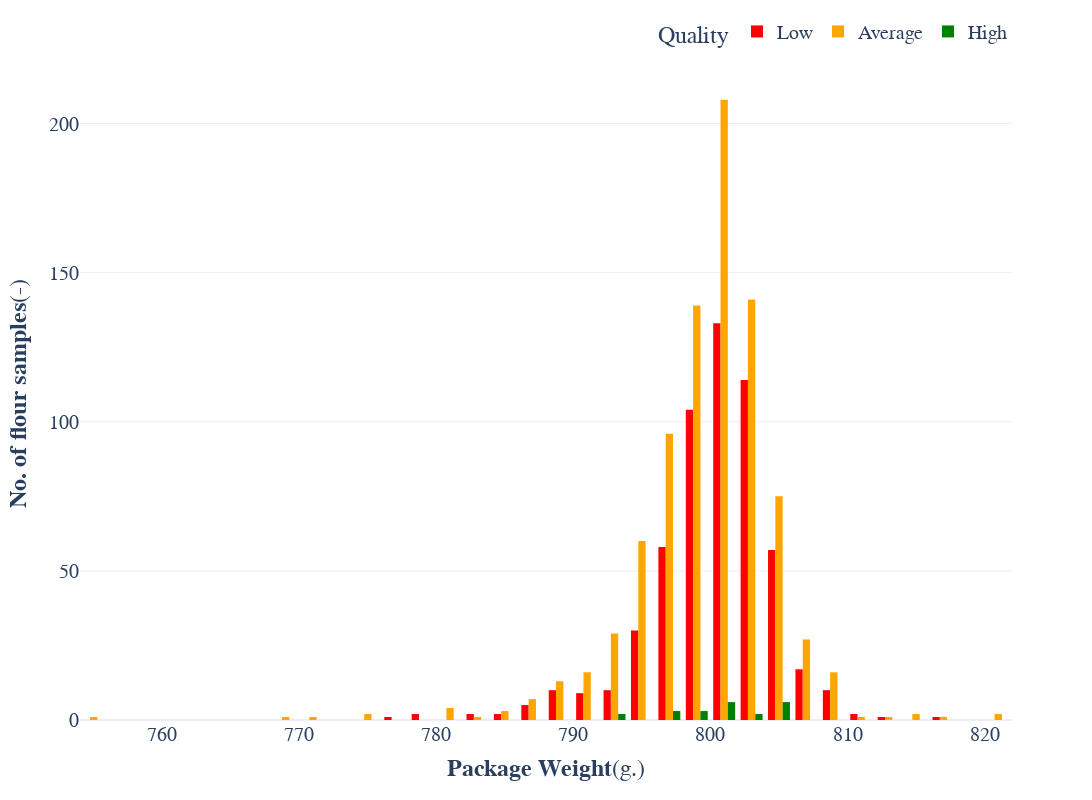

Notebook source saved alongside this figure:
### Markdown cell above
### Plot for Package Weight v/s Quality

### Code cell
fig_pw = px.histogram(flour_data, x="pack_weight", color="Quality", color_discrete_sequence=['red','orange','green'], nbins=50)

fig_pw.update_yaxes(title_text="<b>No. of flour samples</b>(-)")
fig_pw.update_xaxes(title_text="<b>Package Weight</b>(g.)")
fig_pw.update_layout(barmode='group',template='plotly_white', width=1500, height=800, font=dict(family="Courier New, monospace",size=20), legend=dict(orientation="h", yanchor="bottom", y=1.02, xanchor="right", x=1))

fig_pw.show()

### Figure 1 — Plotly figure (JSON) as saved in the notebook; plotly's stock layout.template omitted (floating-point values rounded to 4 significant figures; data arrays with more than 128 entries replaced by an {"elided": "..."} marker saying what was removed)
{"data": [{"alignmentgroup": "True", "bingroup": "x", "hovertemplate": "Quality=Low<br>pack_weight=%{x}<br>count=%{y}<extra></extra>", "legendgroup": "Low", "marker": {"color": "red", "pattern": {"shape": ""}}, "name": "Low", "nbinsx": 50, "offsetgroup": "Low", "orientation": "v", "showlegend": true, "type": "histogram", "x": {"elided": "568 float values"}, "xaxis": "x", "yaxis": "y"}, {"alignmentgroup": "True", "bingroup": "x", "hovertemplate": "Quality=Average<br>pack_weight=%{x}<br>count=%{y}<extra></extra>", "legendgroup": "Average", "marker": {"color": "orange", "pattern": {"shape": ""}}, "name": "Average", "nbinsx": 50, "offsetgroup": "Average", "orientation": "v", "showlegend": true, "type": "histogram", "x": {"elided": "847 float values"}, "xaxis": "x", "yaxis": "y"}, {"alignmentgroup": "True", "bingroup": "x", "hovertemplate": "Quality=High<br>pack_weight=%{x}<br>count=%{y}<extra></extra>", "legendgroup": "High", "marker": {"color": "green", "pattern": {"shape": ""}}, "name": "High", "nbinsx": 50, "offsetgroup": "High", "orientation": "v", "showlegend": true, "type": "histogram", "x": [798.5, 800.6, 804.0, 804.5, 804.5, 804.8, 800.9, 799.2, 797.2, 797.3, 804.2, 800.5, 800.7, 792.3, 800.2, 804.4, 797.1, 793.0, 800.6, 802.7, 798.0, 802.9], "xaxis": "x", "yaxis": "y"}], "layout": {"barmode": "group", "font": {"family": "Courier New, monospace", "size": 20}, "height": 800, "legend": {"orientation": "h", "title": {"text": "Quality"}, "tracegroupgap": 0, "x": 1, "xanchor": "right", "y": 1.02, "yanchor": "bottom"}, "margin": {"t": 60}, "width": 1500, "xaxis": {"anchor": "y", "domain": [0, 1], "title": {"text": "<b>Package Weight</b>(g.)"}}, "yaxis": {"anchor": "x", "domain": [0, 1], "title": {"text": "<b>No. of flour samples</b>(-)"}}}}
